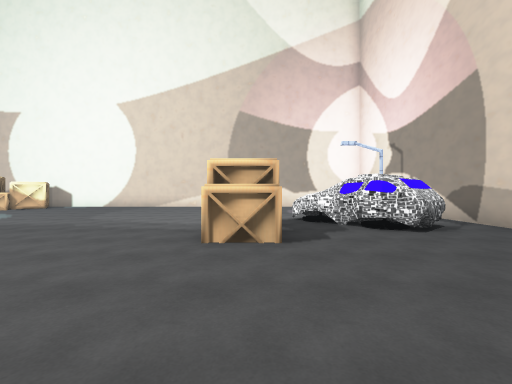
[1] (above)

19 first-person views from a walk through a 3-D level made in the Unity game engine. The camera is 1.5 m above the floor, looks level and sees 90° across. The floor is counted in squares, 2 m on a side. Each view is taken from the middle of a square. On the plan, view 1 faces up. The plan holds only what a view shows up to about 9 squares ahead; the rest is blank. The place goes on beyond the plan. Some animated figures are left out. Some surface patterns are stand-ins.

[2]
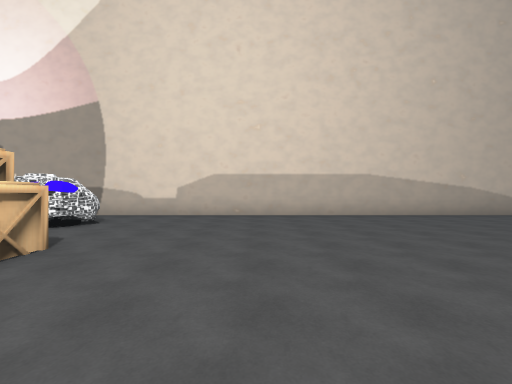

[3]
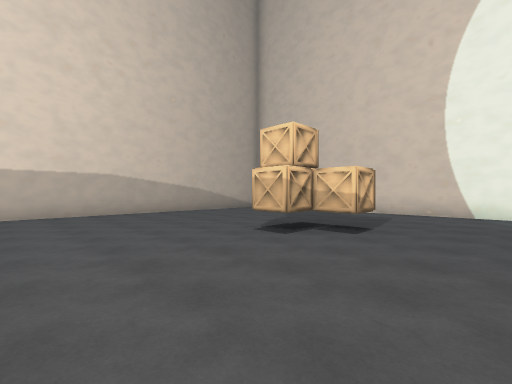

[4]
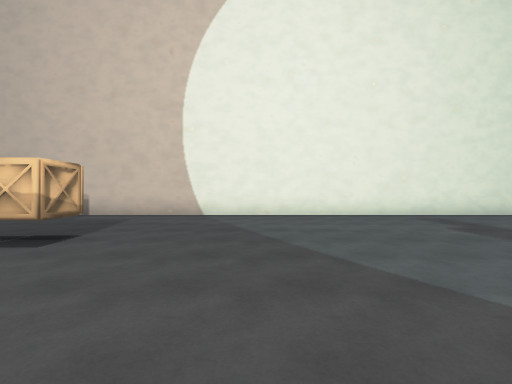

[5]
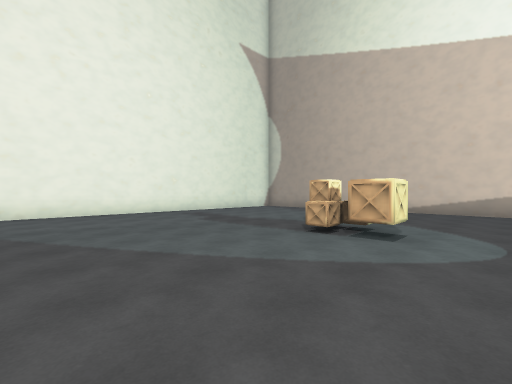

[6]
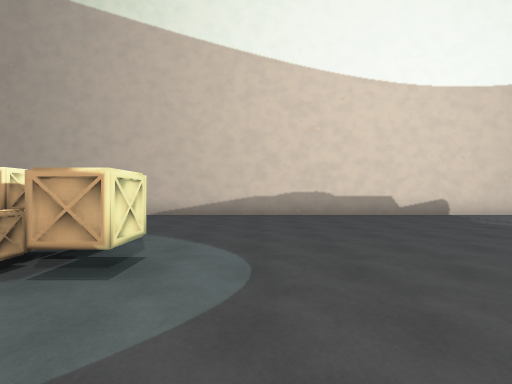

[7]
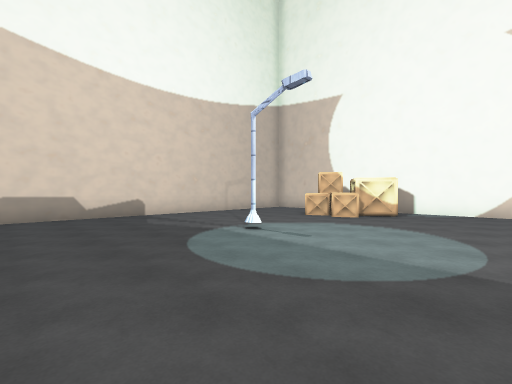

[8]
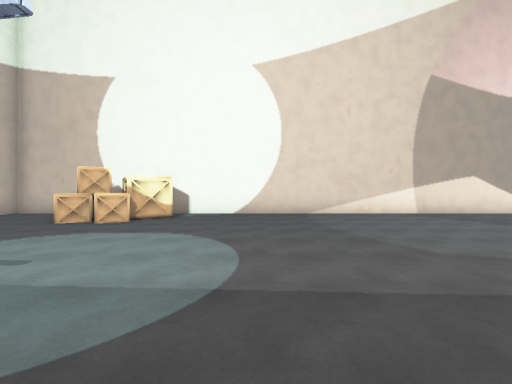

[9]
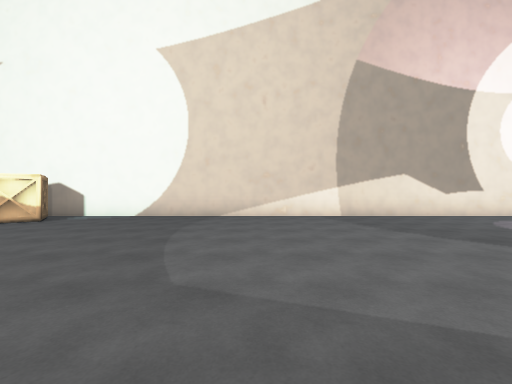

[10]
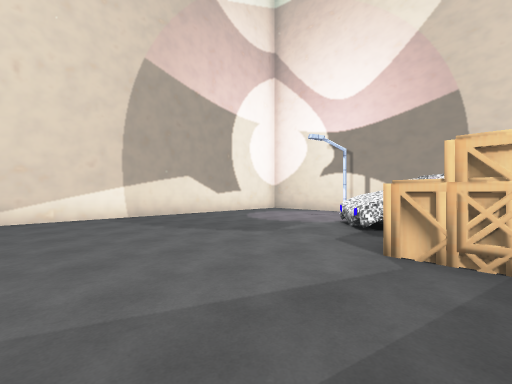

[11]
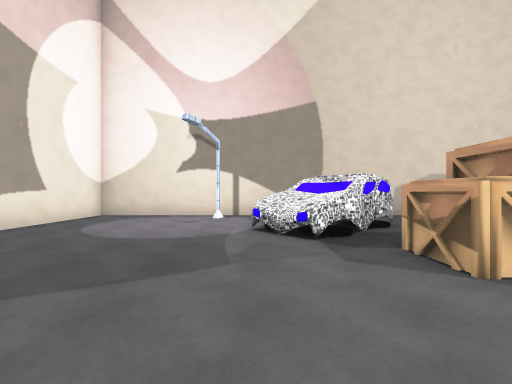

[12]
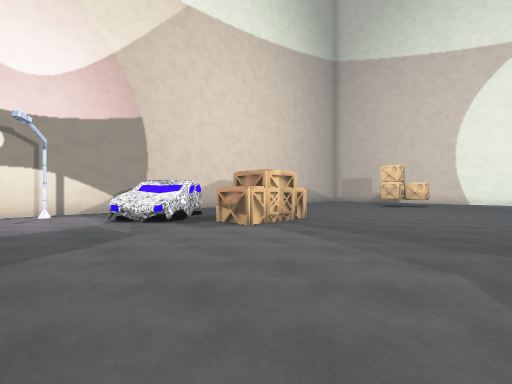

[13]
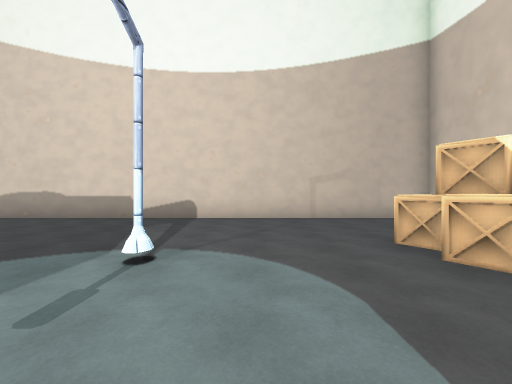

[14]
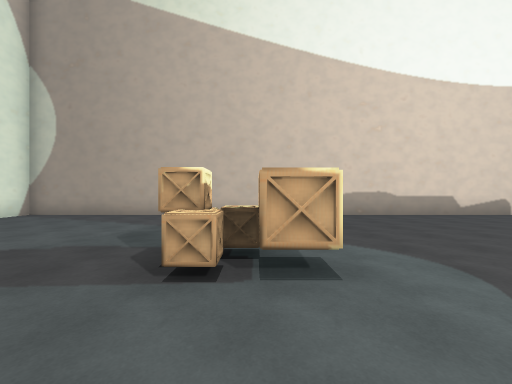

[15]
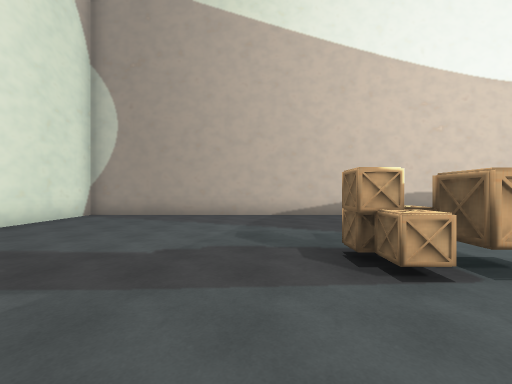

[16]
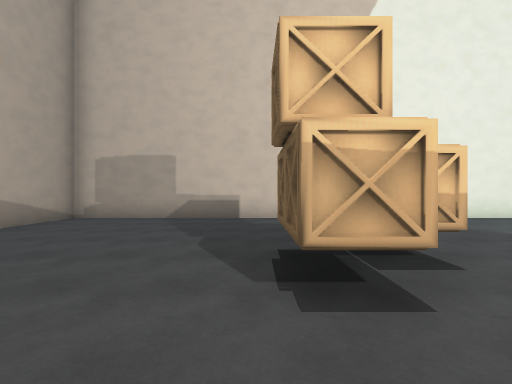

[17]
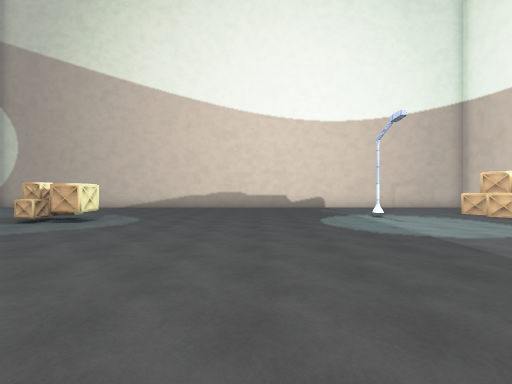

[18]
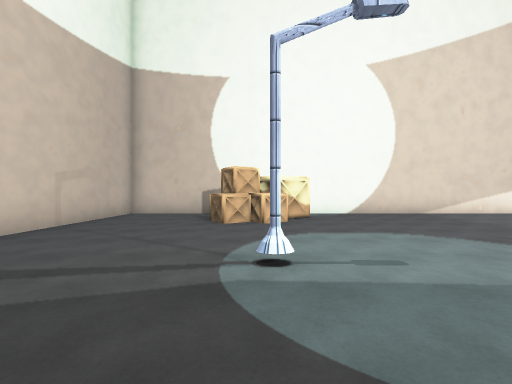

[19]
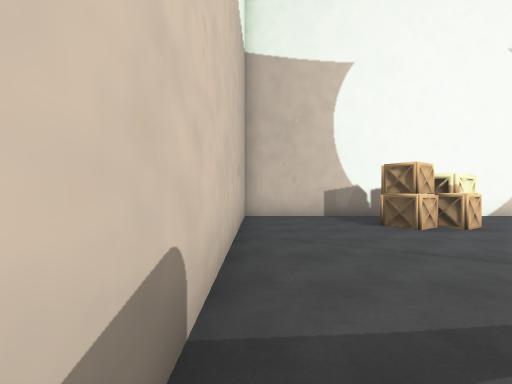

### Floor plan
Points are (right, up) in squares from view 1. A wall is a line through its corners. A room is listed if a view was taken in it or the views show most of it. See-through windows are left out.
Room 1 (views 1, 2, 3, 4, 5, 6, 7, 8, 9, 10, 11, 12, 13, 14, 15, 16, 17, 18, 19)
walls: (-0.9, 4.6) (-0.7, 5.9); (-1, 4.8) (-0.6, 5.3) (-0.9, 6.1) (-0.5, 6) (-0.3, 6.2); (-9.2, -1.3) (-9.1, -1.9); (-9.2, -1.3) (-9.2, -1.9) (-9.9, -2) (-9.9, -3); (0.3, 3.6) (-0.8, 3.9) (-0.8, 6.1); (0.3, 3.8) (-0.7, 3.6); (0.5, 3.8) (-0.8, 3.8); (-9.2, -2) (-9.7, -1.8) (-10.2, -2.4); (-0.8, 6) (0.3, 6.2); (-0.8, 6) (0.4, 6); (-9.9, -1.2) (-9.1, -1.3) (-9.2, -1.9) (-10.2, -1.9); (-10, -1.3) (-9.1, -1.3); (-9.2, -2.3) (-9.2, -2.8) (-9.6, -2.8) (-9.6, -3); (-9.1, -2.4) (-9.5, -2.4) (-9.2, -2.8); (-9.6, -2.3) (-9.1, -2.3) (-9.6, -2.8); (-9.6, -2.4) (-9.6, -3); (-9.5, -2.7) (-9.4, -3); (-9.2, -3) (-10.2, -3); (-1.1, -3.5) (-0.3, -3.7); (-10.4, -2.1) (-10, -2.5) (-9.5, -2.5); (-1, -3.5) (-0.7, -3.6) (-0.5, -3.5); (-1.1, -3.6) (-0.3, -3.6); (-1.8, -4.5) (-1.3, -4.4); (-1.8, -4.5) (-0.2, -4.5); (-0.5, -3.8) (-0.1, -4.3); (-2.1, -5.4) (-1.8, -4.4) (-1.1, -4.6) (-1.1, -3.7) (-0.3, -3.5) (-0.3, -5.3); (-2, -5.5) (-2, -4.4); (-11, 13) (-15.3, 13) (-15.3, -9.4) (5.2, -9.4) (5.2, 13) (-10.5, 13)
low walls: (-9, -2.3) (-8.9, -2.8); (-9.1, -2.3) (-9.2, -2.8)
objects: crate (-12, 10); crate (-12, 11); streetlight (-11, 7); crate (-11, 10); crate (-10, 10); crate (-10, 12); other object (1, 5) to (4, 8); streetlight (4, 9)

Where each view was taken, in squares from view 1:
view 1: 0 up, 0 right, facing up
view 2: 1 up, 3 left, facing right
view 3: 0 up, 4 left, facing down-right
view 4: 1 down, 5 left, facing down
view 5: 0 up, 5 left, facing down-left
view 6: 0 up, 7 left, facing left
view 7: 3 up, 7 left, facing up-left
view 8: 4 up, 7 left, facing up
view 9: 5 up, 4 left, facing up
view 10: 5 up, 4 left, facing up-right
view 11: 8 up, 3 left, facing right
view 12: 10 up, 5 left, facing down-right
view 13: 8 up, 8 left, facing left
view 14: 2 down, 7 left, facing left
view 15: 4 down, 7 left, facing left
view 16: 2 down, 0 right, facing down
view 17: 3 up, 3 left, facing left
view 18: 4 up, 11 left, facing up
view 19: 5 up, 15 left, facing up
